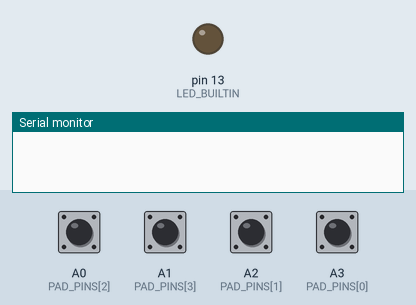
Simulated run of this sketch. Board: Arduino Uno, built with avr-gcc and run on an emulated ATmega328P. Shown: output pins drawn as LEDs (lit = HIGH), the last lines printed to the serial monitor. The test bench sets the inputs (shaded band); at power-on: A0 (PAD_PINS[2]), A1 (PAD_PINS[3]), A2 (PAD_PINS[1]), A3 (PAD_PINS[0]) HIGH.

Above: at 1.3 s.
1.4 s: A0 (PAD_PINS[2]) pulled LOW for 0.15 s
At 1.9 s:
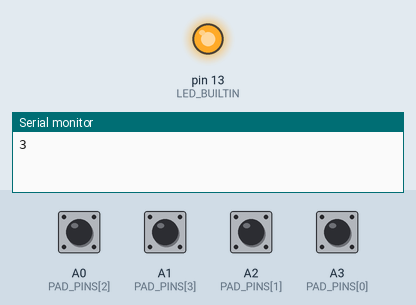
3.8 s: A0 (PAD_PINS[2]) pulled LOW for 1 s
At 6.4 s:
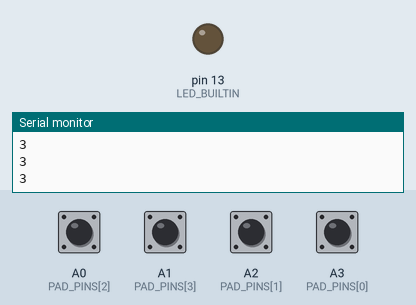
7.3 s: A1 (PAD_PINS[3]) pulled LOW for 1 s
At 7.6 s:
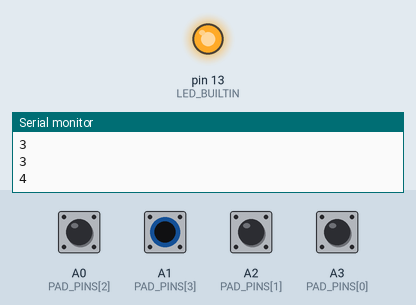
Timing chart, 0 to 10.8 s (numbered marks = the images above; inputs shaded):
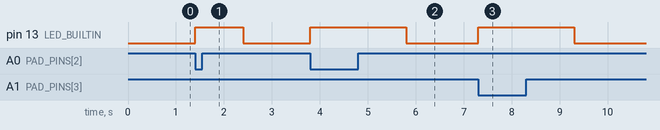

Measured:
- after the input at 1.4 s, pin 13 (LED_BUILTIN): LOW → HIGH at once, → LOW 1.0 s later
- after the input at 3.8 s, pin 13 (LED_BUILTIN): LOW → HIGH at once, → LOW 2.0 s later
- after the input at 7.3 s, pin 13 (LED_BUILTIN): LOW → HIGH at once, → LOW 2.0 s later

The sketch:

pulsora_pad.ino
```cpp
// Pulsora - cuatro pads digitales KY-031 / SW-420.
// Conecta cada salida S a A0-A3; comparte 5V y GND entre los sensores.
// Envia los canales 1-4 por Serial a 9600 baudios para los carriles D/F/J/K.
// Mapeo del cableado actual: A3 -> D, A2 -> F, A0 -> J, A1 -> K.
//
// Filtro: el PRIMER pulso de un pad se envia al instante y despues ese pad se
// ignora LOCKOUT_MS milisegundos, pase lo que pase. Pasado ese tiempo vuelve a
// aceptar golpes, aunque el sensor siga activo. Cada pad tiene su propio bloqueo.
//
// Valor elegido: 1000 ms (1 segundo), el que funciono bien contra los fantasmas.
// Si no puedes tocar rapido, bajalo; si entran fantasmas, subelo.

const int PAD_COUNT = 4;
const int PAD_PINS[PAD_COUNT] = {A3, A2, A0, A1};
const int SERIAL_CHANNELS[PAD_COUNT] = {1, 2, 3, 4};
const unsigned long LOCKOUT_MS = 1000;  // 1 segundo

int idle_state[PAD_COUNT];
bool locked[PAD_COUNT];
unsigned long locked_until[PAD_COUNT];

void setup() {
	pinMode(LED_BUILTIN, OUTPUT);
	for (int pad = 0; pad < PAD_COUNT; pad++) {
		pinMode(PAD_PINS[pad], INPUT_PULLUP);
	}
	Serial.begin(9600);
	delay(100);
	for (int pad = 0; pad < PAD_COUNT; pad++) {
		idle_state[pad] = digitalRead(PAD_PINS[pad]);
		locked[pad] = false;
	}
}

void loop() {
	unsigned long now = millis();
	bool any_locked = false;
	for (int pad = 0; pad < PAD_COUNT; pad++) {
		if (locked[pad]) {
			if ((long)(now - locked_until[pad]) >= 0) {
				locked[pad] = false;
			} else {
				any_locked = true;
				continue;
			}
		}
		if (digitalRead(PAD_PINS[pad]) != idle_state[pad]) {
			Serial.println(SERIAL_CHANNELS[pad]);
			locked[pad] = true;
			locked_until[pad] = now + LOCKOUT_MS;
			any_locked = true;
		}
	}
	digitalWrite(LED_BUILTIN, any_locked ? HIGH : LOW);
}
```
